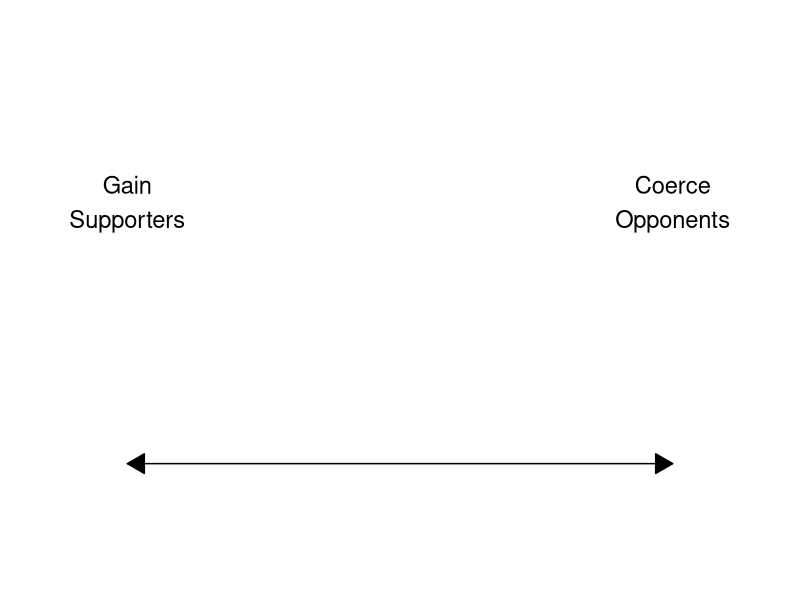
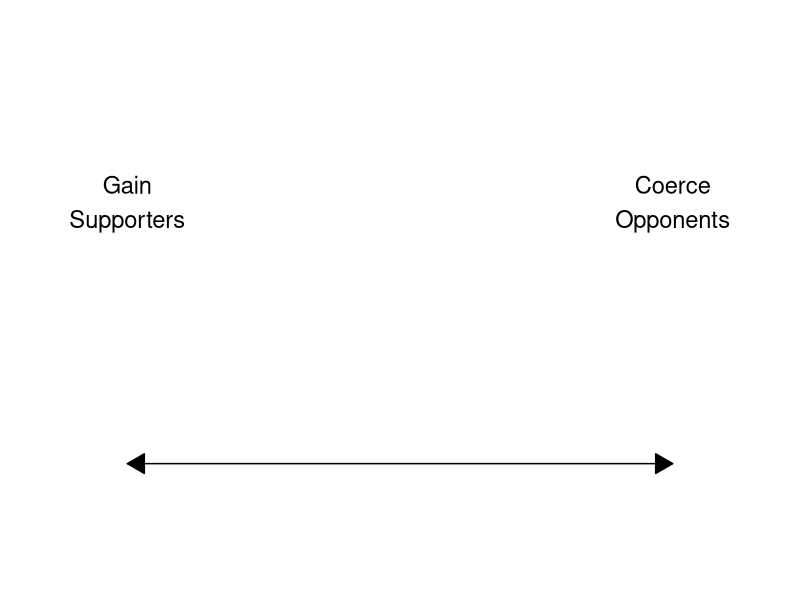

Write the R code that produced these figures, in order.
## ---- chunk 1
##xaringan::inf_mr()
## For offline work: https://bookdown.org/yihui/rmarkdown/some-tips.html#working-offline
## Images not appearing? Put images folder inside the libs folder as that is the main data directory

library(tidyverse)
##library(readxl)
##library(stargazer)
##library(kableExtra)
##library(modelr)

knitr::opts_chunk$set(echo = FALSE,
                      eval = TRUE,
                      error = FALSE,
                      message = FALSE,
                      warning = FALSE,
                      comment = NA)
## ---- chunk 2
tibble(
  label1 = c("Gain Supporters", "Coerce Opponents"),
  x1 = c(2, 8),
  y1 = c(1, 1)
) |>
  ggplot(aes(x = x1, y = y1)) +
  geom_line(arrow = arrow(length=unit(0.50,"cm"), ends="both", type = "closed")) +
  theme_void()+
  xlim(1, 9) +
  ylim(0.75, 2) +
  annotate("text", x = 2, y = 1.6, label = "Gain\nSupporters", size = 6) +
  annotate("text", x = 8, y = 1.6, label = "Coerce\nOpponents", size = 6)
## ---- chunk 3
tibble(
  label1 = c("Gain Supporters", "Coerce Opponents"),
  x1 = c(2, 8),
  y1 = c(1, 1)
) |>
  ggplot(aes(x = x1, y = y1)) +
  geom_line(arrow = arrow(length=unit(0.50,"cm"), ends="both", type = "closed")) +
  theme_void()+
  xlim(1, 9) +
  ylim(0.75, 2) +
  annotate("text", x = 2, y = 1.6, label = "Gain\nSupporters", size = 6) +
  annotate("text", x = 8, y = 1.6, label = "Coerce\nOpponents", size = 6)
